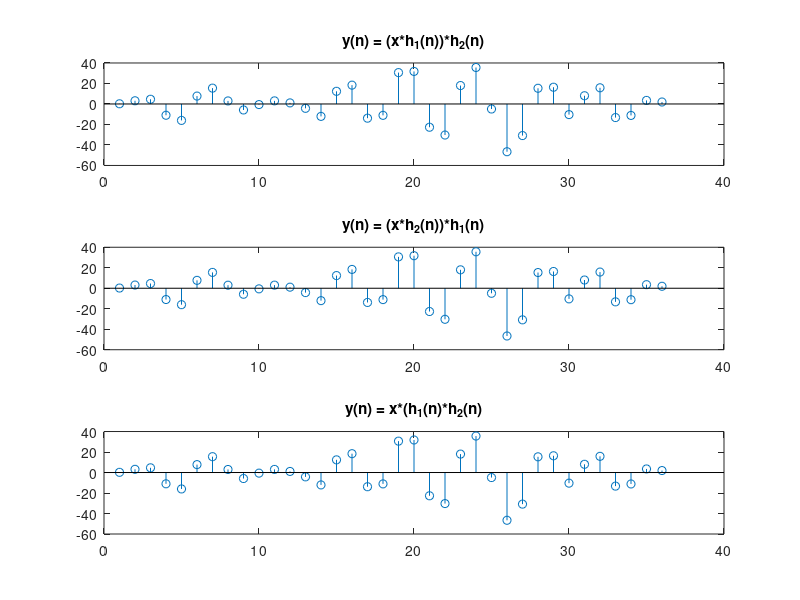

MATLAB code for this plot:
h1 = [1 2 -2 -3]; %H? th?ng 1 

h2 = [-2 0 3 1]; %H? th?ng 2 

h = conv(h1,h2); 

N = 30; 

x = randn(1,N); 

y11 = conv(x,h1); 

 y1 = conv(y11,h2); 

y21 = conv(x,h2); 

y2 = conv(y21,h1); 

y = conv(x,h); 

subplot(311),stem(y1); 
title('y(n) = (x*h_1(n))*h_2(n)');

subplot(312),stem(y2); 

title('y(n) = (x*h_2(n))*h_1(n)'); 

subplot(313),stem(y); 
title('y(n) = x*(h_1(n)*h_2(n)'); 